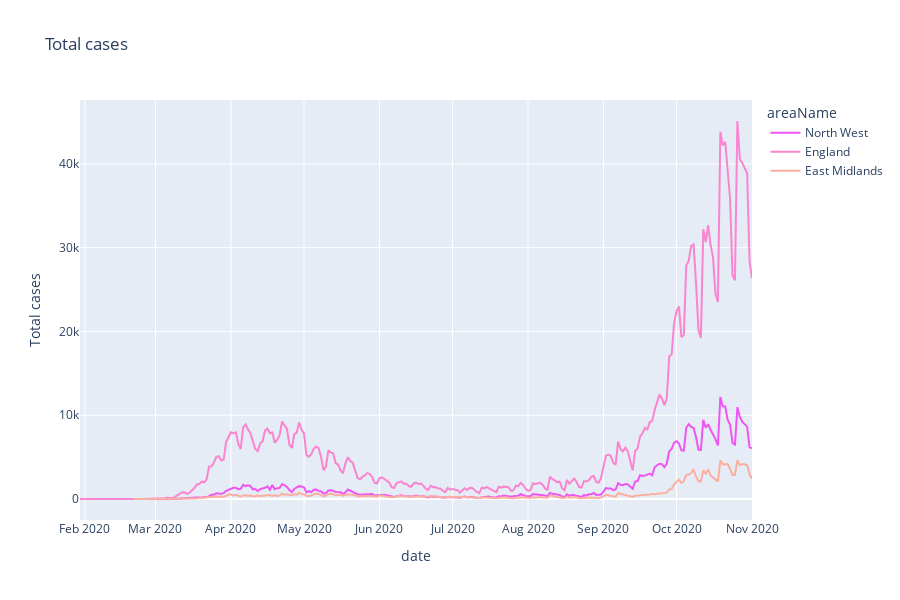

This figure's notebook cell:
### Code cell
# Total cases over the 2020 year for the given places
print("Please enter a list of places. eg: North West, England, East Midlands")
list_area = list(input().split(", "))
df_new = pd.DataFrame()
for i in list_area:
    df_new = df_new.append(df[df['areaName'] == i]) 
df_new.head()

fig = px.line(df_new, x="date", y="Total cases", color='areaName', 
        height=600, title="Total cases", 
        color_discrete_sequence = px.colors.cyclical.mygbm)
fig.update_layout(showlegend=True)
fig.show()
print("If the desired results were not obtained, make sure there is a space after each comma.")

### Figure 1 — Plotly figure (JSON) as saved in the notebook; plotly's stock layout.template omitted (floating-point values rounded to 4 significant figures; data arrays with more than 128 entries replaced by an {"elided": "..."} marker saying what was removed)
{"data": [{"hovertemplate": "areaName=North West<br>date=%{x}<br>Total cases=%{y}<extra></extra>", "legendgroup": "North West", "line": {"color": "#ef55f1", "dash": "solid"}, "mode": "lines", "name": "North West", "orientation": "v", "showlegend": true, "type": "scatter", "x": {"elided": "274 str values"}, "xaxis": "x", "y": {"elided": "274 int values"}, "yaxis": "y"}, {"hovertemplate": "areaName=England<br>date=%{x}<br>Total cases=%{y}<extra></extra>", "legendgroup": "England", "line": {"color": "#fb84ce", "dash": "solid"}, "mode": "lines", "name": "England", "orientation": "v", "showlegend": true, "type": "scatter", "x": {"elided": "277 str values"}, "xaxis": "x", "y": {"elided": "277 int values"}, "yaxis": "y"}, {"hovertemplate": "areaName=East Midlands<br>date=%{x}<br>Total cases=%{y}<extra></extra>", "legendgroup": "East Midlands", "line": {"color": "#fbafa1", "dash": "solid"}, "mode": "lines", "name": "East Midlands", "orientation": "v", "showlegend": true, "type": "scatter", "x": {"elided": "255 str values"}, "xaxis": "x", "y": {"elided": "255 int values"}, "yaxis": "y"}], "layout": {"height": 600, "legend": {"title": {"text": "areaName"}, "tracegroupgap": 0}, "showlegend": true, "title": {"text": "Total cases"}, "xaxis": {"anchor": "y", "domain": [0, 1], "title": {"text": "date"}}, "yaxis": {"anchor": "x", "domain": [0, 1], "title": {"text": "Total cases"}}}}
